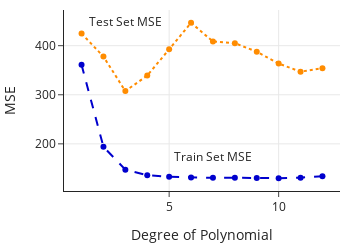

Notebook source saved alongside this figure:
### Markdown cell above
In practice, we do not look at the test set until we have committed to a model. Alternating between fitting a model on the train set and evaluating it on the test set can lead to over fitting. But, for demonstration purposes, we  plot the MSE on the test set for all of the polynomial models we fitted:

### Code cell
degree = np.arange(1,13)

fig = go.Figure()

fig.add_trace(
    go.Scatter(x=degree, y = error_test, 
              line=dict(color='DarkOrange', width=2,
                              dash='dot')  ))

fig.add_trace(
    go.Scatter(x=degree, y=error_train,
              line=dict(color='MediumBlue', width=2,
                              dash='dash')) )

fig.add_annotation(x=3, y=450, showarrow=False,
            text="Test Set MSE")

fig.add_annotation(x=7, y=175, showarrow=False,
            text="Train Set MSE")

fig.update_layout(showlegend=False, width=350, height=250,
                 xaxis_title='Degree of Polynomial',
                   yaxis_title='MSE')

fig.show()

### Figure 1 — Plotly figure (JSON) as saved in the notebook; plotly's stock layout.template omitted (floating-point values rounded to 4 significant figures)
{"data": [{"line": {"color": "DarkOrange", "dash": "dot", "width": 2}, "type": "scatter", "x": [1, 2, 3, 4, 5, 6, 7, 8, 9, 10, 11, 12], "y": [424.8, 377.8, 307.4, 339.2, 392.6, 446.6, 408.4, 405.2, 387.6, 363.6, 347.1, 354.3]}, {"line": {"color": "MediumBlue", "dash": "dash", "width": 2}, "type": "scatter", "x": [1, 2, 3, 4, 5, 6, 7, 8, 9, 10, 11, 12], "y": [360.9, 193.9, 147.4, 136.2, 132.8, 131.4, 130.9, 130.9, 130.3, 130.0, 131.2, 133.9]}], "layout": {"annotations": [{"showarrow": false, "text": "Test Set MSE", "x": 3, "y": 450}, {"showarrow": false, "text": "Train Set MSE", "x": 7, "y": 175}], "height": 250, "showlegend": false, "width": 350, "xaxis": {"autorange": true, "range": [0.1986, 12.8], "title": {"text": "Degree of Polynomial"}, "type": "linear"}, "yaxis": {"autorange": true, "range": [104.0, 472.7], "title": {"text": "MSE"}, "type": "linear"}}}
